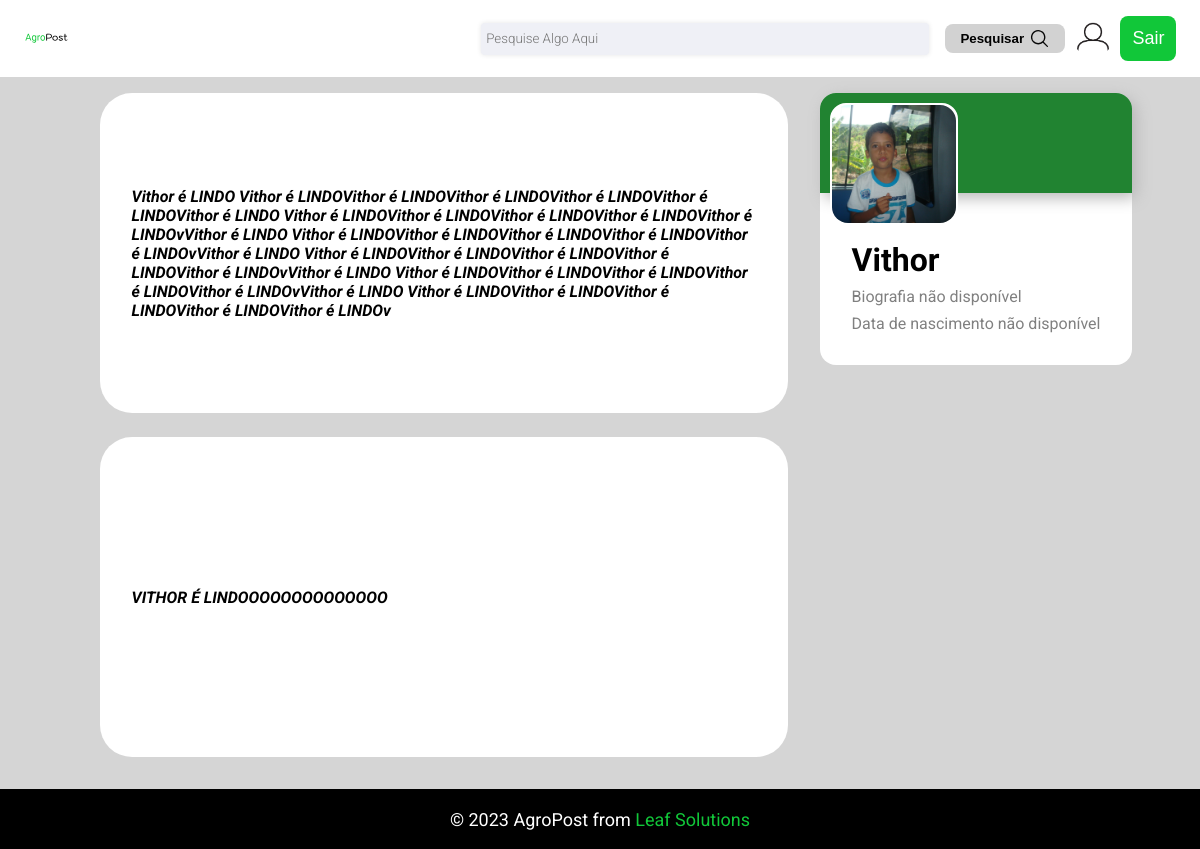
Page /profile/Vithor/ (signed in) on the committed database.
### post/models.py (models this page shows, shortened)
class Post(models.Model):
    title = models.CharField(blank=False,null=False,max_length=30,editable=True)
    content = models.TextField(blank=False,null=False,editable=True)
    rate = models.PositiveSmallIntegerField(blank=False,null=False,editable=False, default=0)
    published_at = models.DateTimeField(auto_now_add=True)
    updated_at = models.DateTimeField(auto_now=True)
    product = models.ForeignKey(Product,blank=False,null=False,on_delete=models.CASCADE)
    author = models.ForeignKey(User,blank=False,null=False,on_delete=models.CASCADE)
    upgrade = models.ManyToManyField(User,related_name="upgrade",null=True,blank=True)
    downgrade = models.ManyToManyField(User,related_name="downgrade",null=True,blank=True)

### users/models.py (models this page shows, shortened)
class Profile(models.Model):
    user = models.OneToOneField(User, on_delete=models.CASCADE)
    following = models.ManyToManyField(User, related_name="followers", blank=True)
    bio = models.CharField(default="", blank=True, null=True, max_length=200)
    date_of_birth = models.DateField(blank=False, null=False)
    updated_at = models.DateField(auto_now=True)
    created_at = models.DateTimeField(auto_now_add=True)
    image = models.ImageField(
        default="user-default.png",
        upload_to="profile-pic",
        blank=True,
        null=True,
        height_field=None,
        width_field=None,
        max_length=None,
    )

### users/views.py (the view)
# urls.py: path("profile/<str:username>/", views.profile_view, name="profile"),
def profile_view(request, username):
    if request.method == "GET":
        try:
            user = User.objects.get(username=username)
            posts = Post.objects.filter(author=user)
            return render(request, "post/profile.html", {"profile_user": user,"posts":posts})
        except User.DoesNotExist:
            return render(request, "post/home.html")

### templates/post/profile.html (shortened to what this page needs)
{% extends "post/base.html" %} {% load static %} {% block 'head' %}
<link rel="stylesheet" href="{% static 'profile/styles.css' %}" />
{% endblock 'head' %} {% block 'content' %}
<div class="profile">
  <div class="profilePost">
    {% for post in posts %}
    <div class="generic">
      <div class="square1">
        {{ post.content }}
      </div>
    </div>
    {% endfor %}
  </div>
  <div class="profileData">
    <div class="topProfile">
      <div class="backgroundProfile"></div>
      <div class="image">
        <img
          alt="Perfil"
          src="{{ profile_user.profile.image.url }}"
          class="profileIcon"
        />
      </div>
    </div>
    <div class="contentProfile">
      <h1>{{ profile_user.username }}</h1>
      {% if profile_user.bio %}
      <p>{{ profile_user.bio }}</p>
      {% else %}
      <p>Biografia não disponível</p>
      {% endif %}
      <div>
        {% if profile_user.date_of_birth %}
        <p>{{ profile_user.date_of_birth }}</p>
        {% else %}
        <p>Data de nascimento não disponível</p>
        {% endif %}
      </div>
    </div>
  </div>
</div>
{% endblock 'content' %}

### static/styles.css (style rules this page uses)
:root { --green: #11C739; --black: #000000; --danger:#dc3545; }
* { padding: 0; margin: 0; box-sizing: border-box; }
html { font-family: 'Roboto', sans-serif; color: white; }
body { min-height: 100vh; display: flex; flex-direction: column; }

### static/profile/styles.css (style rules this page uses)
.profile { margin: 1rem 0 1rem 0; justify-content: center; width: 100%; height: 100%; display: flex; flex-direction: row; gap: 2rem; }
.image { position:absolute; top: 10px; left: 10px; max-width: 8rem; max-height: 8rem; border: white 2px solid; background-color: white; border-radius: 1rem; }
.profileIcon { width: 100%; height: 100%; object-fit: cover; border-radius: 1rem; }
.profileData { color: black; background-color: white; display: flex; flex-direction: column; align-items: center; border-radius: 1rem; height: 100%; }
.topProfile { position: relative; border-radius: 1rem; width: 100%; }
.backgroundProfile { border-top-left-radius: 1rem; border-top-right-radius: 1rem; box-shadow: 0.25rem 0.3rem 1rem rgb(182, 182, 182); background-color: rgb(33, 131, 49); width: 100%; height: 100px; }
.contentProfile { margin-top: 1rem; display: flex; flex-direction: column; padding: 2rem; gap: 0.5rem; }
.contentProfile p { color: gray; }
.generic { padding-left: 2rem; padding-bottom: 1rem; width: 100%; color: black; gap: 0.1rem; color: gray; font-style: italic; font-weight: 700; }
.profilePost { display: flex; flex-direction: column; gap: 0.5rem; width: 60%; height: 100%; }
.square1 { display: flex; flex-direction: column; justify-content: space-around; gap: 1rem; padding: 2rem; color: black; width: 100%; height: 20rem; background-color: white; border-radius: 2rem; }

### rows in the picture
Post: content "Vithor é LINDO Vithor é LINDOVithor é LINDOVithor é LINDOVithor é LINDOVithor é LINDOVithor é LINDO Vithor é LINDOVithor é LINDOVithor é LINDOVithor é LINDOVithor é LINDOvVithor é LINDO Vithor é LINDOVithor é LINDOVithor é LINDOVithor é LINDOVithor é LINDOvVithor é LINDO Vithor é LINDOVithor é LINDOVithor é LINDOVithor é LINDOVithor é LINDOvVithor é LINDO Vithor é LINDOVithor é LINDOVithor é LINDOVithor é LINDOVithor é LINDOvVithor é LINDO Vithor é LINDOVithor é LINDOVithor é LINDOVithor é LINDOVithor é LINDOv"
Post: content "VITHOR É LINDOOOOOOOOOOOOOO"

### other values in the picture
{{ profile_user.username }} "Vithor"
